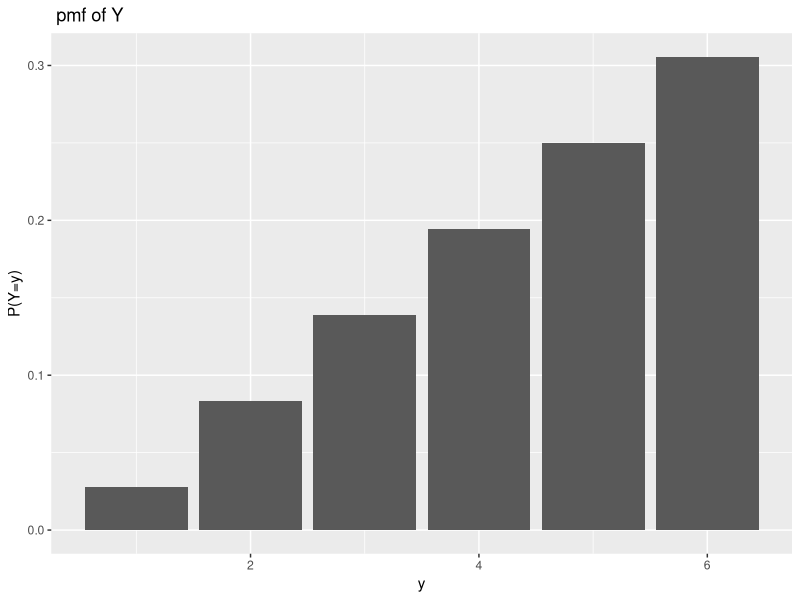
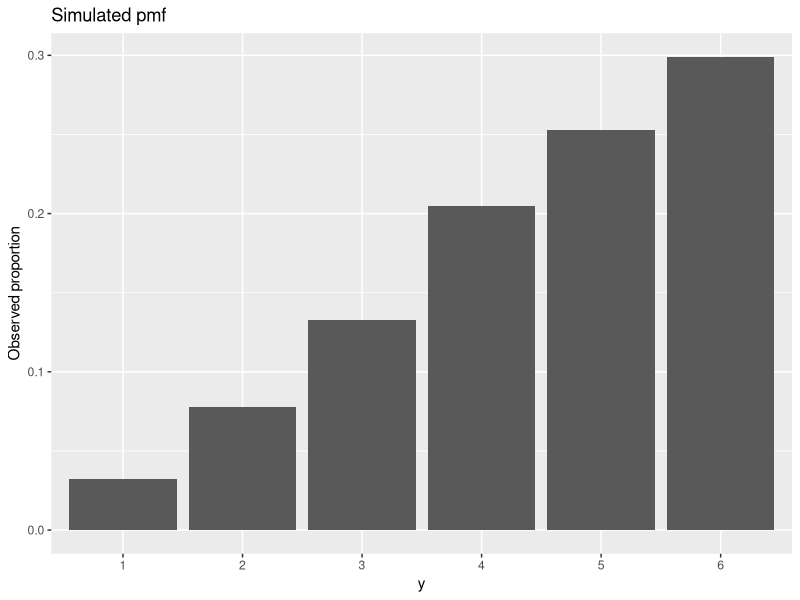

Source code (R) for these figures, in order:
## ---- chunk 1
knitr::opts_chunk$set(echo = TRUE)
## ---- chunk 2
 y <- 1:6
 py <- c(1/36, 3/36, 5/36, 7/36, 9/36, 11/36)
 
  mu <- sum(y*py)
  mu
 
  EY2 <- sum(y^2*py)
  EY2
 
  sigma2 <- EY2-mu^2
  sigma2
  
  sigma <- sqrt(sigma2)
  sigma

## ---- chunk 3

library(ggplot2)
y <- 1:6
py <- c(1/36, 3/36, 5/36, 7/36, 9/36, 11/36)
dd <- data.frame(y=y, probs = py)
ggplot(aes(x=y, y=probs), data=dd) + geom_bar(stat='identity') + ylab('P(Y=y)') + ggtitle(' pmf of Y ')

## ---- chunk 4
Ez = mu * 2 + 1
Ez

## Ez = 9.94

Varz = 2^2 * sigma2
Varz

## Varz = 7.88

## ---- chunk 5
one.Y <- function() {
  
  sample.space <- c(1, 2, 3, 4, 5, 6)
  singleroll.red <- sample(sample.space, 1, replace=TRUE)
  singleroll.white <- sample(sample.space, 1, replace= TRUE)
  
 m <- max(singleroll.red, singleroll.white)
 return(m)
  
  }
one.Y()

## ---- chunk 6
set.seed(2222)
many.Y <- replicate(1000, one.Y())
many.Y

## ---- chunk 7
df <- data.frame(x=as.factor(many.Y))
ggplot(aes(x=as.factor(many.Y)),data=df) + geom_bar(aes(y=(..count..)/(sum(..count..)))) +
  ylab('Observed proportion') + xlab('y') + ggtitle('Simulated pmf')

## ---- chunk 8
set.seed(2222)
many.Y <- replicate(1000, one.Y())
mean(many.Y)

## ---- chunk 9
mean(many.Y^2)

var(many.Y)
## ---- chunk 10

standd <- sqrt(var(many.Y))
standd

## ---- chunk 11
set.seed(2222)
many.Z <- 2* many.Y +1
many.Z
## ---- chunk 12

mean(many.Z)

## ---- chunk 13
var(many.Z)
## ---- chunk 14

#The simulated results are similar to the theoretical quantities. Smallest of errors in the simulations can cause a difference with the theoretical quantities.

